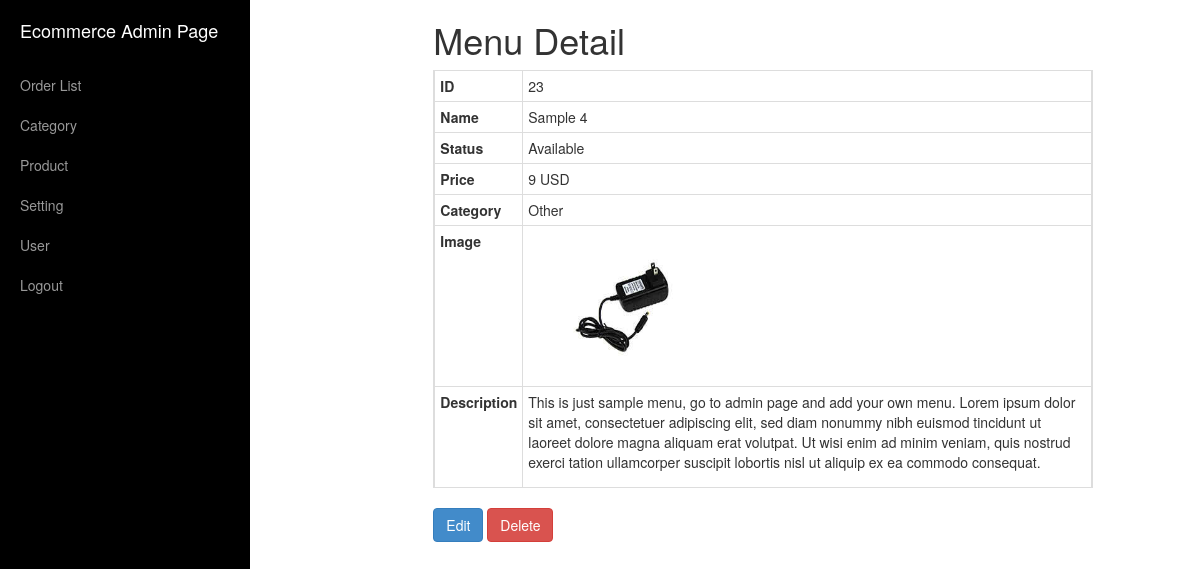
The app's page /menu-detail.php?id=23 (signed in) with its own data.
### tables this page shows
CREATE TABLE IF NOT EXISTS `tbl_menu` (
  `Menu_ID` int(11) NOT NULL AUTO_INCREMENT,
  `Menu_name` varchar(50) NOT NULL,
  `Category_ID` int(11) NOT NULL,
  `Price` double NOT NULL,
  `Serve_for` varchar(45) NOT NULL,
  `Menu_image` text NOT NULL,
  `Description` text NOT NULL,
  `Quantity` int(11) NOT NULL,
  PRIMARY KEY (`Menu_ID`)
);

CREATE TABLE IF NOT EXISTS `tbl_setting` (
  `Variable` varchar(20) NOT NULL,
  `Value` varchar(5) NOT NULL
);

CREATE TABLE IF NOT EXISTS `tbl_category` (
  `Category_ID` int(11) NOT NULL AUTO_INCREMENT,
  `Category_name` varchar(20) NOT NULL,
  `Category_image` text NOT NULL,
  PRIMARY KEY (`Category_ID`)
);

### public/menu_data.php (the view, shortened to what this page needs)
<?php
	include_once('includes/connect_database.php');
?>
<div id="content" class="container col-md-12">
	<?php
		if(isset($_GET['id'])){
			$ID = $_GET['id'];
		}else{
			$ID = "";
		}
		$data = array();
		$sql_query = "SELECT Value
				FROM tbl_setting
				WHERE Variable = 'Currency'";
		$stmt = $connect->stmt_init();
		if($stmt->prepare($sql_query)) {
			$stmt->execute();
			$stmt->store_result();
			$stmt->bind_result($currency);
		}
		$sql_query = "SELECT Menu_ID, Menu_name, Serve_for, Price, Category_name, Menu_image, Description
				FROM tbl_menu m, tbl_category c
				WHERE m.Menu_ID = ? AND m.Category_ID = c.Category_ID";
		$stmt = $connect->stmt_init();
		if($stmt->prepare($sql_query)) {
			$stmt->bind_param('s', $ID);
			$stmt->execute();
			$stmt->store_result();
			$stmt->bind_result($data['Menu_ID'],
					$data['Menu_name'],
					$data['Serve_for'],
					$data['Price'],
					$data['Category_name'],
					$data['Menu_image'],
					$data['Description']
					);
		}
	?>
<div class="col-md-9 col-md-offset-2">
	<h1>Menu Detail</h1>
	<form method="post">
		<table table class='table table-bordered table-condensed'>
			<tr class="row">
				<th class="detail">ID</th>
				<td class="detail"><?php echo $data['Menu_ID']; ?></td>
			</tr>
			<tr class="row">
				<th class="detail">Name</th>
				<td class="detail"><?php echo $data['Menu_name']; ?></td>
			</tr>
				<tr class="row">
				<th class="detail">Status</th>
				<td class="detail"><?php echo $data['Serve_for']; ?></td>
			</tr>
			<tr class="row">
				<th class="detail">Price</th>
				<td class="detail"><?php echo $data['Price']." ".$currency; ?></td>
			</tr>
			<tr class="row">
				<th class="detail">Category</th>
				<td class="detail"><?php echo $data['Category_name']; ?></td>
			</tr>
			<tr class="row">
				<th class="detail">Image</th>
				<td class="detail"><img src="<?php echo $data['Menu_image']; ?>" width="200" height="150"/></td>
			</tr>
			<tr class="row">
				<th class="detail">Description</th>
				<td class="detail"><?php echo $data['Description']; ?></td>
			</tr>
		</table>
	</form>
	<div id="option_menu">
			<a href="edit-menu.php?id=<?php echo $ID; ?>"><button class="btn btn-primary">Edit</button></a>
			<a href="delete-menu.php?id=<?php echo $ID; ?>"><button class="btn btn-danger">Delete</button></a>
	</div>
	</div>
</div>

### records on screen
tbl_menu: Menu_ID "23", Menu_name "Sample 4", Serve_for "Available", Price "9", Category_ID.Category_name "Other", Menu_image (picture), Description "This is just sample menu, go to admin page and add your own menu. Lorem ipsum dolor sit amet, consectetuer adipiscing elit, sed diam nonummy nibh euismod tincidunt ut laoreet dolore magna aliquam erat volutpat. Ut wisi enim ad minim veniam, quis nostrud exerci tation ullamcorper suscipit lobortis nisl ut aliquip ex ea commodo consequat."
tbl_setting: Value "USD"
